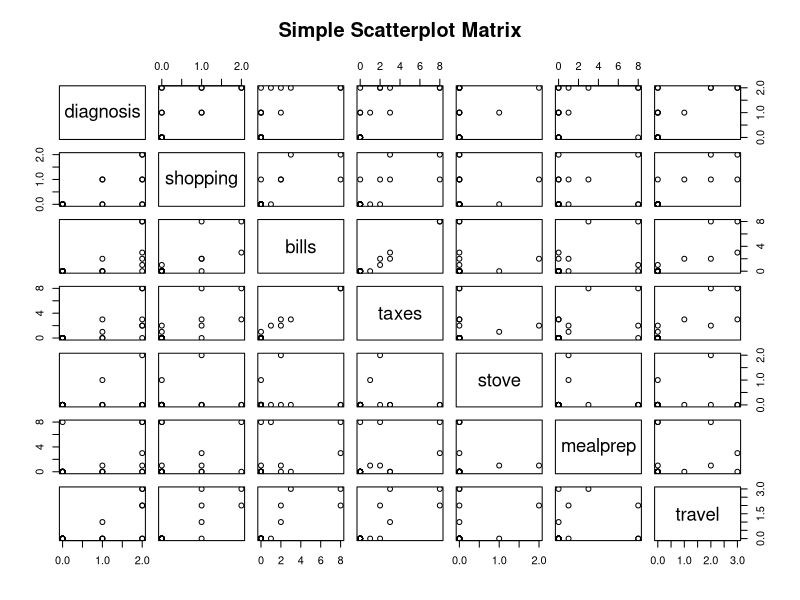
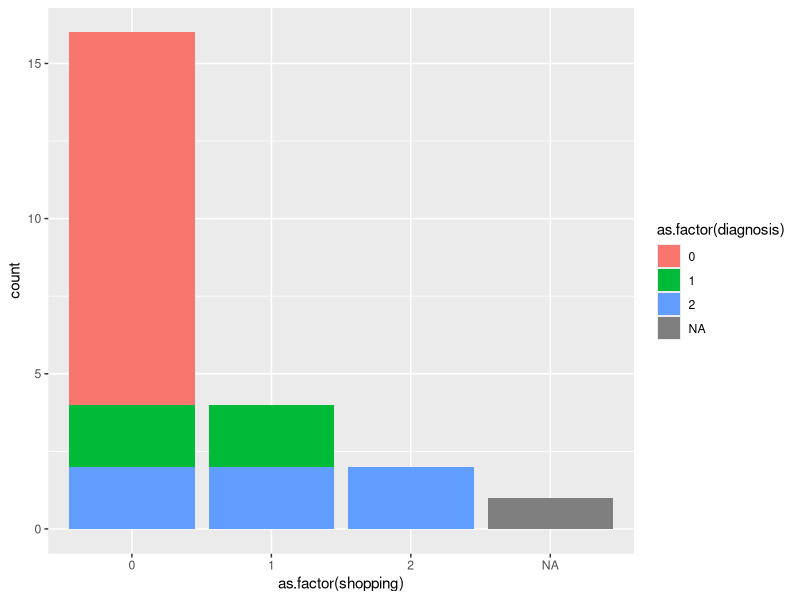
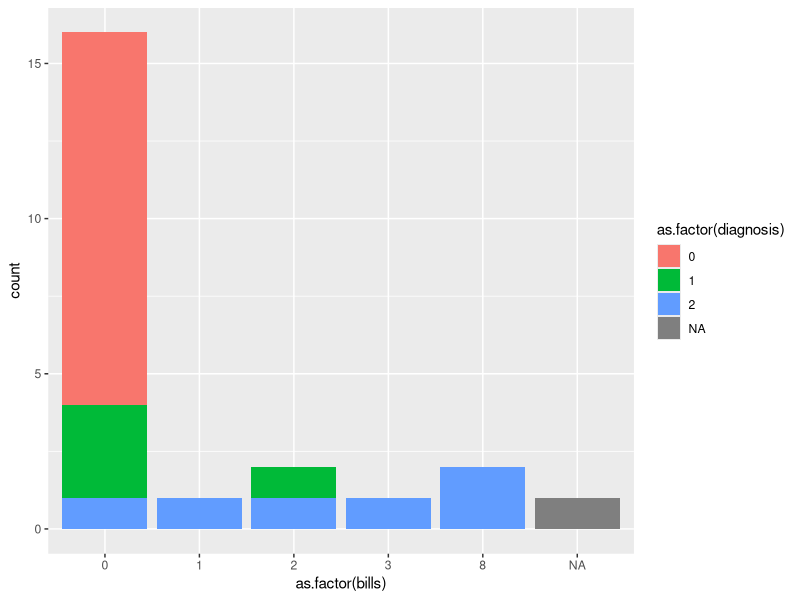
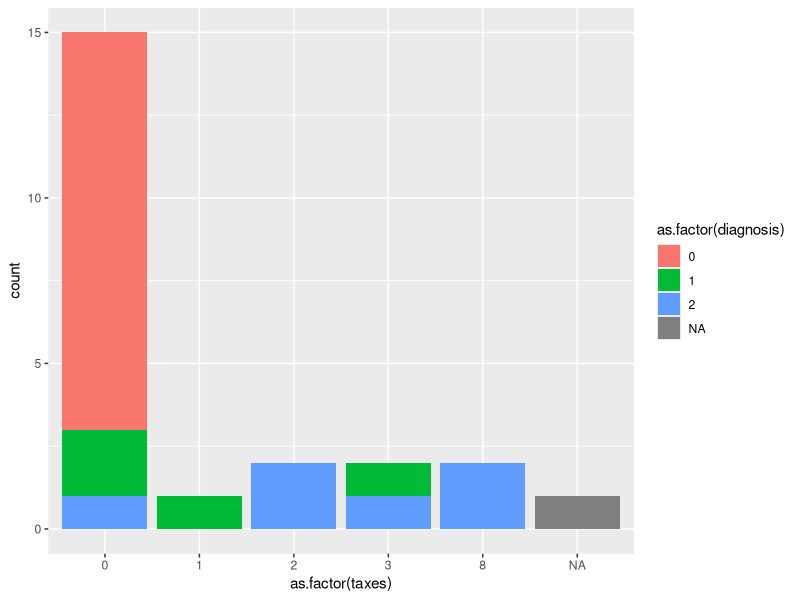
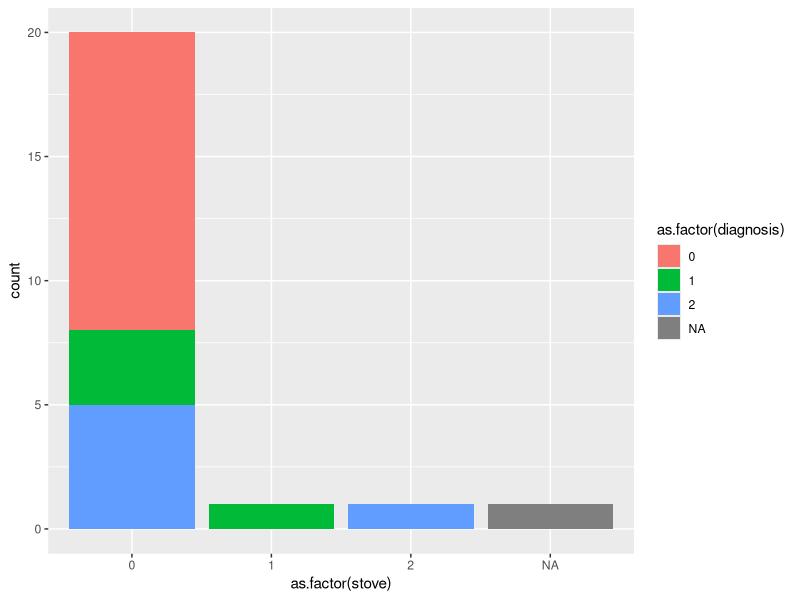
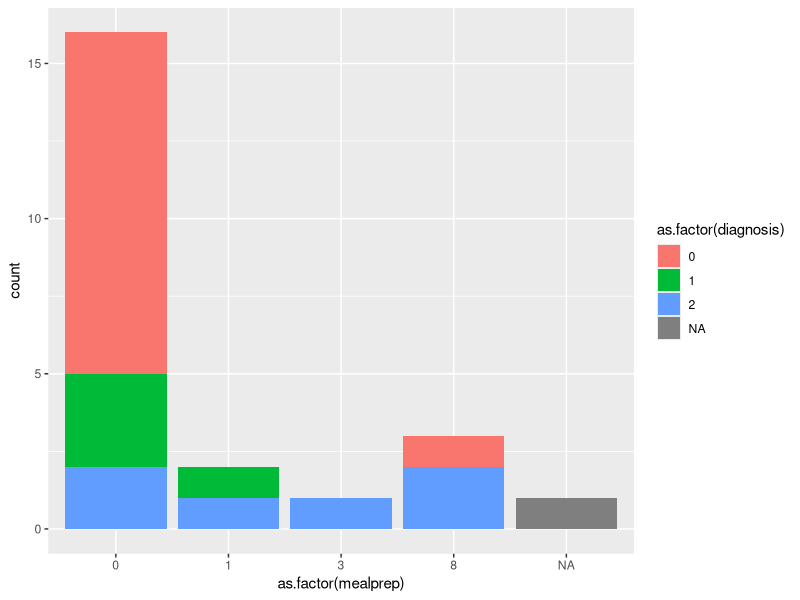
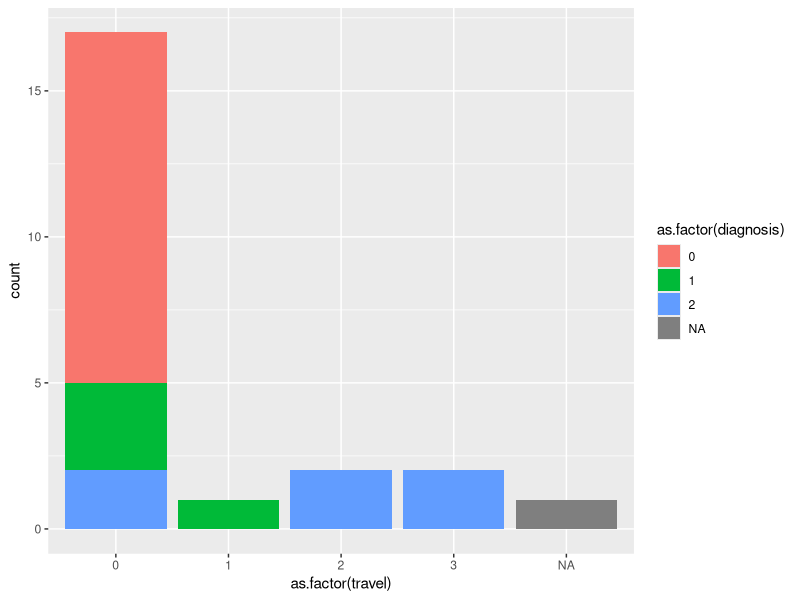
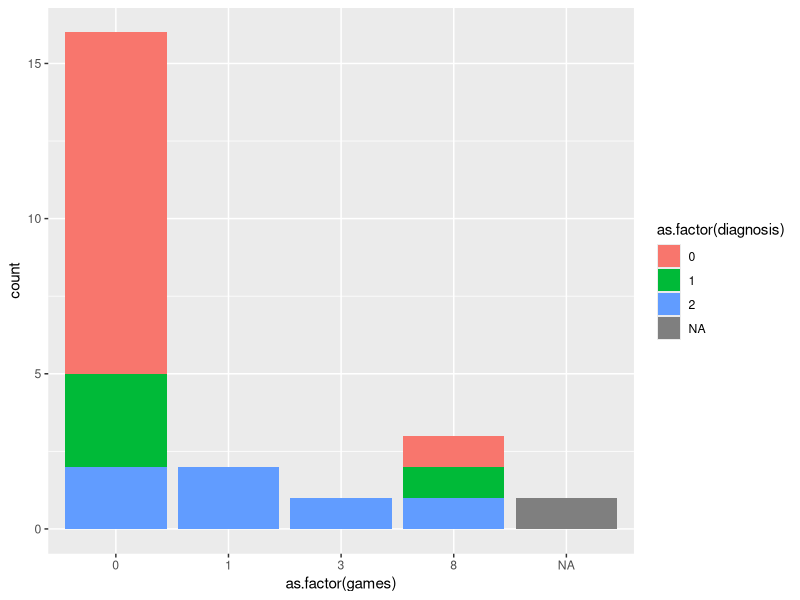

R code for these plots, in order:
alz <- read.csv("alzheimer_data.csv")
attach(alz)
library(car)
library(ggplot2)
#scatter plot matrix of question data 
ran <- sample(1:2700,2700)
new_data <- alz[ran,]

pairs(~diagnosis +shopping+bills+taxes+stove+mealprep+travel, data = new_data, main="Simple Scatterplot Matrix")


#barplots relating diagnosis with certain question variables
shop_graph = ggplot(data = alz, aes(x = as.factor(shopping), fill = as.factor(diagnosis))) + geom_bar()
shop_graph

bills_graph = ggplot(data = alz, aes(x = as.factor(bills), fill = as.factor(diagnosis))) + geom_bar()
bills_graph

taxes_graph = ggplot(data = alz, aes(x = as.factor(taxes), fill = as.factor(diagnosis))) + geom_bar()
taxes_graph

stove_graph = ggplot(data = alz, aes(x = as.factor(stove), fill = as.factor(diagnosis))) + geom_bar()
stove_graph

mealprep_graph = ggplot(data = alz, aes(x = as.factor(mealprep), fill = as.factor(diagnosis))) + geom_bar()
mealprep_graph

travel_graph =  ggplot(data = alz, aes(x = as.factor(travel), fill = as.factor(diagnosis))) + geom_bar()
travel_graph

chess_graph =  ggplot(data = alz, aes(x = as.factor(games), fill = as.factor(diagnosis))) + geom_bar()
chess_graph

#Chi-Squared Test for each question variable
shop_table = table(diagnosis,shopping)
shop_chisquaretest = chisq.test(shop_table)
shop_chisquaretest

bills_table = table(diagnosis,bills)
bills_chisquaretest = chisq.test(bills_table)
bills_chisquaretest

taxes_table = table(diagnosis,taxes)
taxes_chisquaretest = chisq.test(taxes_table)
taxes_chisquaretest

stove_table = table(diagnosis,stove)
stove_chisquaretest = chisq.test(stove_table)
stove_chisquaretest

meal_table = table(diagnosis,mealprep)
meal_chisquaretest = chisq.test(meal_table)
meal_chisquaretest

travel_table = table(diagnosis,travel)
travel_chisquaretest = chisq.test(travel_table)
travel_chisquaretest

chess_table = table(diagnosis,games)
chess_chisquaretest = chisq.test(chess_table)
chess_chisquaretest
